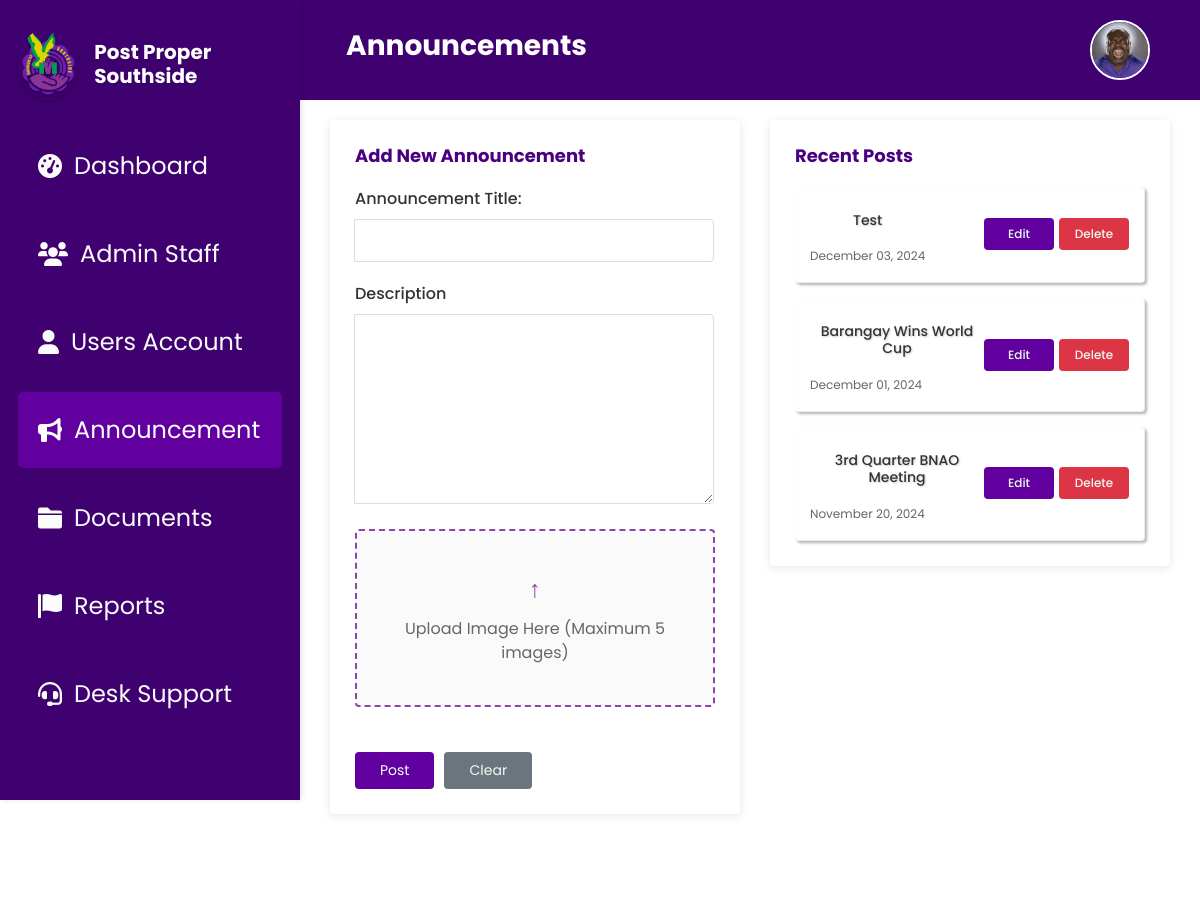
Before: /announcement.php (signed in) with the older database file.
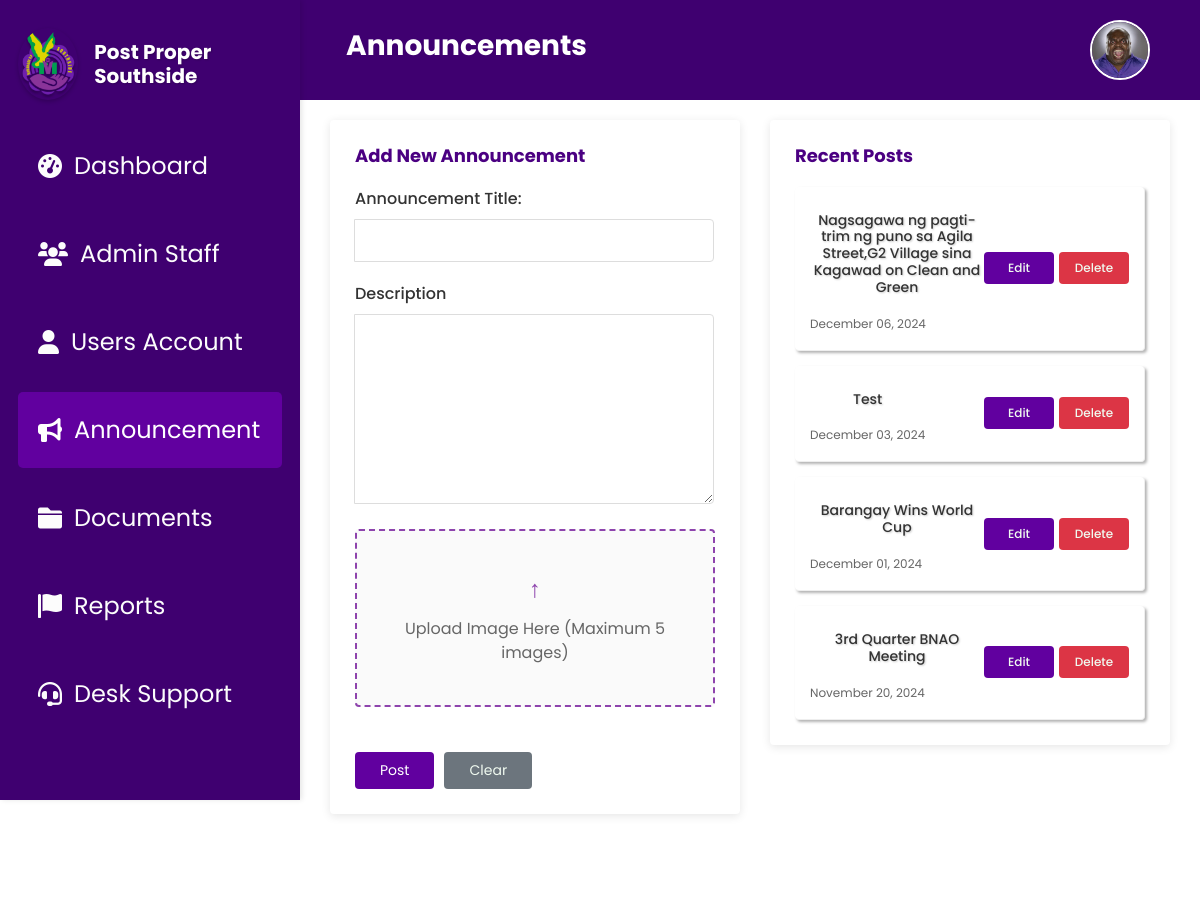
After: the same page with the newer database file.
### tables this page shows
CREATE TABLE `barangay_announcements` (
  `id` int(11) NOT NULL,
  `announcement_title` varchar(255) NOT NULL,
  `description_text` text NOT NULL,
  `announcement_images` longtext DEFAULT NULL,
  `created_at` timestamp NOT NULL DEFAULT current_timestamp(),
  `posted_at` varchar(255) DEFAULT current_timestamp()
);

### announcement.php (the view, shortened to what this page needs)
<?php
include 'db.php';
$query = "SELECT id, announcement_title, description_text, announcement_images, created_at FROM barangay_announcements ORDER BY created_at DESC LIMIT 10";
$stmt = $conn->prepare($query);
$stmt->execute();
$announcements = $stmt->fetchAll(PDO::FETCH_ASSOC);
?>
<!DOCTYPE html>
<html lang="en">
<head>
    <link rel="stylesheet" href="css/Announcement.css">
    <link href="https://cdn.jsdelivr.net/npm/bootstrap@5.3.0/dist/css/bootstrap.min.css" rel="stylesheet">
    <link href="https://cdnjs.cloudflare.com/ajax/libs/font-awesome/6.0.0-beta3/css/all.min.css" rel="stylesheet">
</head>
<body>
<?php
    include 'header.php';
?>
<?php include 'sidebar.php'; ?>
<div class="main-content">
    <div class="content-layout">
        <div class="left-section">
            <div class="white-card">
                <h2>Add New Announcement</h2>
                <form action="process_announcement.php" method="POST" enctype="multipart/form-data">
                    <div class="input-group">
    <label for="title">Announcement Title:</label>
    <input type="text" name="title" id="title" class="full-width-input" required>
</div>
<div class="input-group">
    <label for="description">Description</label>
    <textarea name="description" id="description" class="full-width-input" rows="8" required></textarea>
</div>
                    <div class="upload-section">
                        <div class="upload-box">
                            <div class="upload-icon">↑</div>
                            <div class="upload-text">Upload Image Here (Maximum 5 images)</div>
                        </div>
                    </div>
                    <div class="button-group">
                        <button type="button" class="btn-save" onclick="showPublishModal()">Post</button>
                        <button type="reset" class="btn-clear" onclick="clearImagePreview()">Clear</button>
                    </div>
                </form>
            </div>
        </div>
         <div class="right-section">
            <div class="white-card">
                <h2>Recent Posts</h2>
                <div class="posts-list">
                <?php
                    foreach ($announcements as $announcement) {
                        $formattedDate = date("F d, Y", strtotime($announcement['created_at']));
                        echo '<div class="post-item">
                                <div class="post-content">
                                    <h3>' . htmlspecialchars($announcement['announcement_title']) . '</h3>
                                    <span class="post-date">' . htmlspecialchars($formattedDate) . '</span>
                                </div>
                                <div class="post-actions">
                                    <a href="post_edit.php?id=' . $announcement['id'] . '" class="btn-edit">Edit</a>
                                    <a href="#" class="btn-delete" data-id="' . $announcement['id'] . '">Delete</a>
                                </div>
                            </div>';
                    }
                ?>
                </div>
            </div>
        </div>
    </div>
</div>
</body>
</html>

Changed rows visible on the page:
added barangay_announcements: announcement_title "Nagsagawa ng pagti-trim ng puno sa Agila Street,G2 Village sina Kagawad on Clean and Green", created_at "December 06, 2024"
